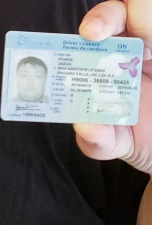
#> input picture document-scanner/1.jpg, 152 x 225 px
$ python scan-cli.py --image 1.jpg   (older library calls are emulated)
#> lines starting #> are read from the running program, lines starting #| are printed output that depends on the picture; after the words box and inside, x2 and y2 are one past the last pixel; in counts of white or black regions, pixels touching at a corner belong together
# USAGE
# python scan.py --image images/page.jpg

# import the necessary packages
from pyimagesearch.transform import four_point_transform
from skimage.filters import threshold_local
import numpy as np
import argparse
import cv2
import imutils


def transform(pos):
	# This function is used to find the corners of the object and the dimensions of the object
	pts = []
	n = len(pos)
	for i in range(n):
		pts.append(list(pos[i][0]))

	sums = {}
	diffs = {}
	tl = tr = bl = br = 0
	for i in pts:
		x = i[0]
		y = i[1]
		sum = x + y
		diff = y - x
		sums[sum] = i
		diffs[diff] = i
	sums = sorted(sums.items())
	diffs = sorted(diffs.items())
	n = len(sums)
	rect = [sums[0][1], diffs[0][1], diffs[n - 1][1], sums[n - 1][1]]
	#      top-left   top-right   bottom-left   bottom-right

	h1 = np.sqrt((rect[0][0] - rect[2][0]) ** 2 + (rect[0][1] - rect[2][1]) ** 2)  # height of left side
	h2 = np.sqrt((rect[1][0] - rect[3][0]) ** 2 + (rect[1][1] - rect[3][1]) ** 2)  # height of right side
	h = max(h1, h2)

	w1 = np.sqrt((rect[0][0] - rect[1][0]) ** 2 + (rect[0][1] - rect[1][1]) ** 2)  # width of upper side
	w2 = np.sqrt((rect[2][0] - rect[3][0]) ** 2 + (rect[2][1] - rect[3][1]) ** 2)  # width of lower side
	w = max(w1, w2)

	return int(w), int(h), rect


# construct the argument parser and parse the arguments
ap = argparse.ArgumentParser()
ap.add_argument("-i", "--image", required = True,
	help = "Path to the image to be scanned")
args = vars(ap.parse_args())

# load the image and compute the ratio of the old height
# to the new height, clone it, and resize it
image = cv2.imread(args["image"])
#> image is the input picture: shape (225, 152, 3); mean B, G, R 122.4, 121.5, 123.6
ratio = 500.0/image.shape[1]
#> ratio = 3.29
dim = (500, int(image.shape[0] * ratio))
#> dim = (500, 740)

#image = imutils.resize(image, height = 500)
image = cv2.resize(image, dim, interpolation=cv2.INTER_AREA)
#> image: shape (740, 500, 3)
orig = image.copy()

cv2.imshow('INPUT', image)
# convert the image to grayscale, blur it, and find edges
# in the image
gray = cv2.cvtColor(image, cv2.COLOR_BGR2GRAY)
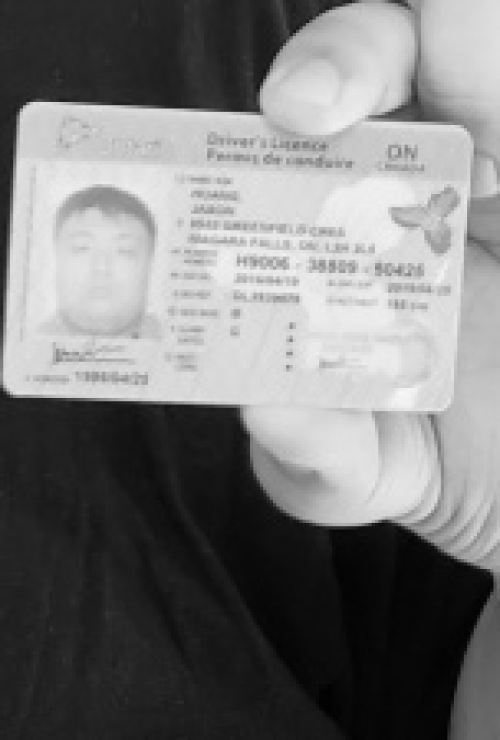
#> gray: shape (740, 500); min 1, max 248, mean 122.2
gray = cv2.GaussianBlur(gray, (11, 11), 0)
edged = cv2.Canny(gray, 100, 200)
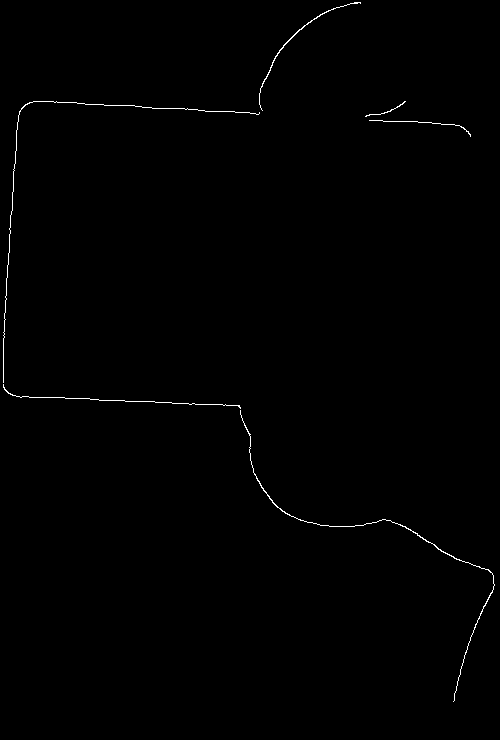
#> edged: shape (740, 500); 0.45% white in thin lines or dots

# show the original image and the edge detected image
print("STEP 1: Edge Detection")
cv2.imshow("Image", image)
cv2.imshow("Edged", edged)
cv2.waitKey(0)
cv2.destroyAllWindows()

# find the contours in the edged image, keeping only the
# largest ones, and initialize the screen contour
_,contours,_=cv2.findContours(edged.copy(), 1, 1)
#> contours = 6 contours, 4 with area under 20; largest, box (x1, y1, x2, y2) and area: (240, 410, 495, 702) 86, (259, 2, 361, 111) 61
cv2.drawContours(image, contours, -1, (0, 255, 0), 2)
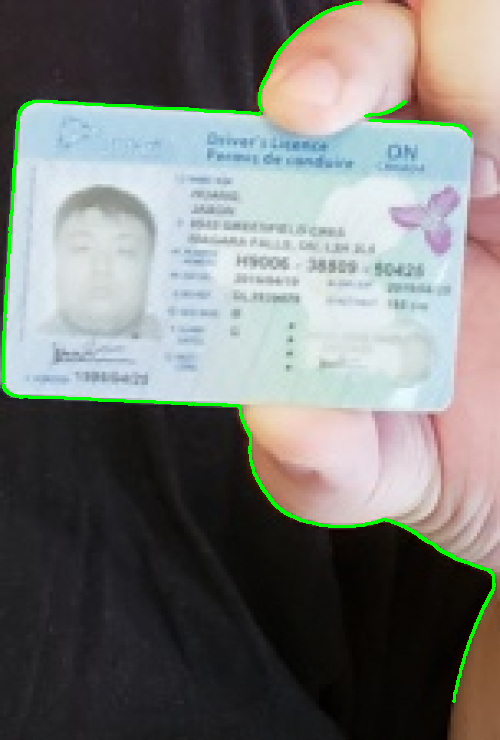
#> image: shape (740, 500, 3); mean B, G, R 120.9, 123.5, 121.8
print("STEP 2: Find Contours")
cv2.imshow("Contours", image)
n = len(contours)
#> n = 6
max_area = 0
pos = 0

# loop over the contours
index = 0
for i in contours:
	area = cv2.contourArea(i)
	# Determine max area
	if area > max_area:
		max_area = area
		pos = i

	# Crop each contour into a new image
	x,y,w,h = cv2.boundingRect(i)
	if w > 100 and h > 100:
		index+=1
		new_image = orig[y:y+h, x:x+w]
		cv2.imwrite(str(index) + '.jpg', new_image)
#> this loop made 6 passes
#> (area, max_area, x, y, w, h) on pass 1: (86.5, 86.5, 240, 410, 255, 292)
#> (area, x, y, w, h) on pass 6: (61, 259, 2, 102, 109)
#> pass 1, `new_image = orig[y:y+h, x:x+w]`:
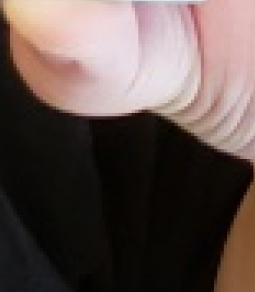
#> new_image: shape (292, 255, 3); mean B, G, R 76.6, 80.8, 95.9
#> after the loop, index = 3; max_area = 86.5; pos = contour of 881 points, box (x1, y1, x2, y2) (240, 410, 495, 702), area 86

# approximate the contour
peri = cv2.arcLength(pos,True)
#> peri = 1017.3
approx = cv2.approxPolyDP(pos, 0.02*peri, True)
#> approx = [[240, 410], [285, 513], [390, 520], [492, 573], [453, 701], [492, 573], [390, 520], [286, 513]]

size = image.shape
#> size = (740, 500, 3)
w, h, arr = transform(approx)
#> in transform, `n = len(pos)`: n = 8
#> after the loop in transform, `for i in range(n):`: pts has the same summary as approx outside transform
#> the loop in transform, `for i in pts:` made 8 passes
#> (x, y, sum, diff) on passes 1 to 8: (240, 410, 650, 170), (285, 513, 798, 228), (390, 520, 910, 130), (492, 573, 1065, 81), (453, 701, 1154, 248), (492, 573, 1065, 81), (390, 520, 910, 130), (286, 513, 799, 227)
#> after the loop in transform, `for i in pts:`: diffs = {170: [240, 410], 228: [285, 513], 130: [390, 520], 81: [492, 573], 248: [453, 701], 227: [286, 513]}; sums = {650: [240, 410], 798: [285, 513], 910: [390, 520], 1065: [492, 573], 1154: [453, 701], 799: [286, 513]}
#> in transform, `sums = sorted(sums.items())`: sums = [(650, [240, 410]), (798, [285, 513]), (799, [286, 513]), (910, [390, 520]), (1065, [492, 573]), (1154, [453, 701])]
#> in transform, `diffs = sorted(diffs.items())`: diffs = [(81, [492, 573]), (130, [390, 520]), (170, [240, 410]), (227, [286, 513]), (228, [285, 513]), (248, [453, 701])]
#> in transform, `n = len(sums)`: n = 6
#> in transform, `rect = [sums[0][1], diffs[0][1], diffs[n - 1][1], sums[n - 1][1]]`: rect = [[240, 410], [492, 573], [453, 701], [453, 701]]
#> in transform, `h1 = np.sqrt((rect[0][0] - rect[2][0]) ** 2 + (rect[0][1] - rect[2][1]..`: h1 = 360.6
#> in transform, `h2 = np.sqrt((rect[1][0] - rect[3][0]) ** 2 + (rect[1][1] - rect[3][1]..`: h2 = 133.8
#> in transform, `h = max(h1, h2)`: h = 360.6
#> in transform, `w1 = np.sqrt((rect[0][0] - rect[1][0]) ** 2 + (rect[0][1] - rect[1][1]..`: w1 = 300.1
#> in transform, `w2 = np.sqrt((rect[2][0] - rect[3][0]) ** 2 + (rect[2][1] - rect[3][1]..`: w2 = 0
#> in transform, `w = max(w1, w2)`: w = 300.1
#> w = 300; h = 360; arr = [[240, 410], [492, 573], [453, 701], [453, 701]]
print("STEP 3: Apply perspective transform")
points2 = np.float32([[0, 0], [w, 0], [0, h], [w, h]])
#> points2 = [[0, 0], [300, 0], [0, 360], [300, 360]]
points1 = np.float32(arr)
#> points1 = [[240, 410], [492, 573], [453, 701], [453, 701]]
M = cv2.getPerspectiveTransform(points1, points2)
#> M = [[-0.0166, 0.0122, -1], [-3.23e-16, 7.13e-16, -2.31e-13], [-5.5e-05, 4.07e-05, -0.00366]]
distance = cv2.warpPerspective(image, M, (w, h))
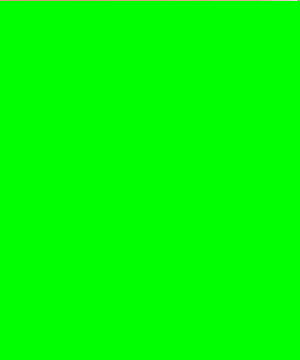
#> distance: shape (360, 300, 3); mean B, G, R 0.4, 254.7, 0.6
image = cv2.cvtColor(distance, cv2.COLOR_BGR2GRAY)
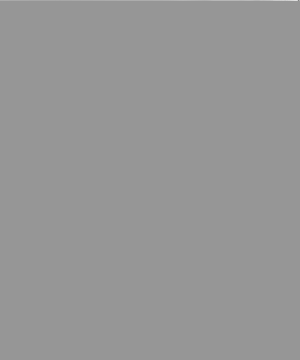
#> image: shape (360, 300); min 129, max 224, mean 150.1
#image=cv2.adaptiveThreshold(image,255,1,0,11,2)
image = cv2.resize(image, (w, h), interpolation=cv2.INTER_AREA)
cv2.imshow('OUTPUT', image)
cv2.waitKey(0)
cv2.destroyAllWindows()
